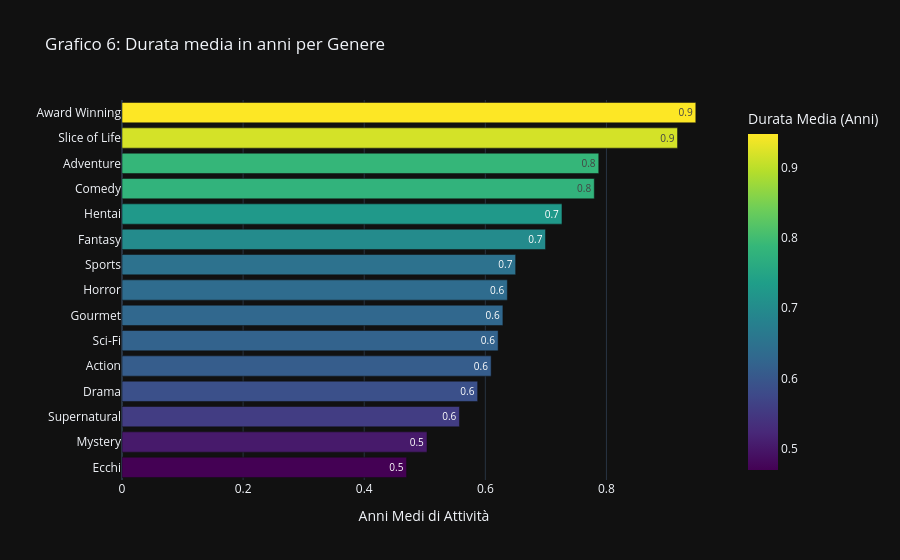

Notebook code cell kept with this figure:
### Markdown cell above
### 🎭 L'Architettura del Genere: Chi invecchia meglio?

### Code cell
# Esplodiamo i generi per analizzarli singolarmente
df_genres_expl = df_clean_duration.explode('genres_list')

# Calcoliamo la durata media per genere
genre_longevity = df_genres_expl.groupby('genres_list')['duration_years'].agg(['mean', 'count']).reset_index()

# Teniamo solo generi con un numero significativo di anime (es. > 50) per evitare distorsioni statistiche
genre_longevity = genre_longevity[genre_longevity['count'] > 50]

# Top 15 generi per durata media
top_long_genres = genre_longevity.sort_values('mean', ascending=True).tail(15)

fig_genre_time = px.bar(top_long_genres, x='mean', y='genres_list', orientation='h',
                        title='Grafico 6: Durata media in anni per Genere',
                        labels={'mean': 'Durata Media (Anni)', 'genres_list': 'Genere'},
                        color='mean',
                        color_continuous_scale='Viridis',
                        template='plotly_dark',
                        text_auto='.1f')

fig_genre_time.update_layout(xaxis_title="Anni Medi di Attività", yaxis_title="")
fig_genre_time.show()

### Figure 1 — Plotly figure (JSON) as saved in the notebook; plotly's stock layout.template omitted (floating-point values rounded to 4 significant figures)
{"data": [{"hovertemplate": "Durata Media (Anni)=%{marker.color}<br>Genere=%{y}<extra></extra>", "legendgroup": "", "marker": {"color": [0.4699, 0.5036, 0.5573, 0.5873, 0.6096, 0.6211, 0.629, 0.6364, 0.6501, 0.6994, 0.7266, 0.7799, 0.7873, 0.9174, 0.9475], "coloraxis": "coloraxis", "pattern": {"shape": ""}}, "name": "", "orientation": "h", "showlegend": false, "textposition": "auto", "texttemplate": "%{x:.1f}", "type": "bar", "x": [0.4699, 0.5036, 0.5573, 0.5873, 0.6096, 0.6211, 0.629, 0.6364, 0.6501, 0.6994, 0.7266, 0.7799, 0.7873, 0.9174, 0.9475], "xaxis": "x", "y": ["Ecchi", "Mystery", "Supernatural", "Drama", "Action", "Sci-Fi", "Gourmet", "Horror", "Sports", "Fantasy", "Hentai", "Comedy", "Adventure", "Slice of Life", "Award Winning"], "yaxis": "y"}], "layout": {"barmode": "relative", "coloraxis": {"colorbar": {"title": {"text": "Durata Media (Anni)"}}, "colorscale": [[0, "#440154"], [0.1111, "#482878"], [0.2222, "#3e4989"], [0.3333, "#31688e"], [0.4444, "#26828e"], [0.5556, "#1f9e89"], [0.6667, "#35b779"], [0.7778, "#6ece58"], [0.8889, "#b5de2b"], [1, "#fde725"]]}, "legend": {"tracegroupgap": 0}, "title": {"text": "Grafico 6: Durata media in anni per Genere"}, "xaxis": {"anchor": "y", "domain": [0, 1], "title": {"text": "Anni Medi di Attività"}}, "yaxis": {"anchor": "x", "domain": [0, 1], "title": {"text": ""}}}}
